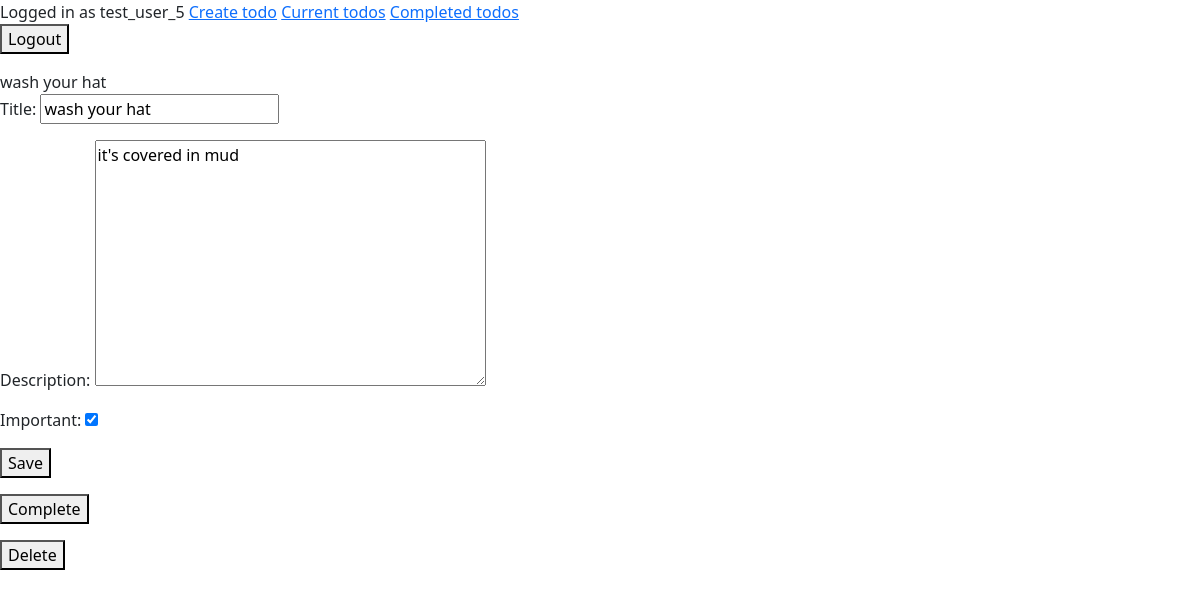
Screenshot of /todo/7 (signed in) with the database file from the repository.
### todo/models.py (models this page shows, shortened)
class todo_list_item(models.Model):
    title = models.CharField(max_length=100)
    description = models.TextField(blank=True)
    time_created = models.DateTimeField(auto_now_add=True)
    time_completed = models.DateTimeField(null=True, blank=True)
    important = models.BooleanField(default=False)
    user = models.ForeignKey(to=User, on_delete=models.CASCADE)

### todo/views.py (the view, shortened to what this page needs)
# urls.py: path('todo/<int:todo_pk>', views.view_todo, name='view_todo'),
@login_required
def view_todo(request, todo_pk):
    single_todo = get_object_or_404(todo_list_item,
                                    pk=todo_pk,
                                    user=request.user)  # ensures users can only open their own todos
    if request.method == 'GET':
        form = TodoForm(instance=single_todo)
        return render(request,
                      template_name='view_todo_template.html',
                      context={'single_todo_context':single_todo,
                               'prefilled_form':form})

### todo/forms.py
class TodoForm(ModelForm):
    class Meta:
        model = todo_list_item  # the model, taken from models.py
        fields = ['title', 'description', 'important']

### todo/templates/view_todo_template.html (shortened to what this page needs)
{% extends 'base_template.html' %}
{% block my_content %}
{{ single_todo_context.title }}
<form method="POST">
  {{ prefilled_form.as_p }}
  <button type="submit">Save</button>
</form>
<form method="POST" action="{% url 'complete_todo' single_todo_context.id %}">
  <button type="submit">Complete</button>
</form>
<form method="POST" action="{% url 'delete_todo' single_todo_context.id %}">
  <button type="submit">Delete</button>
</form>
{% endblock %}

### todo/templates/base_template.html (shortened to what this page needs)
<link href="https://cdn.jsdelivr.net/npm/bootstrap@5.1.3/dist/css/bootstrap.min.css" rel="stylesheet">
{% if user.is_authenticated %}
Logged in as {{ user.username }}
<a href="{% url 'create_todo' %}">Create todo</a>
<a href="{% url 'current_todos' %}">Current todos</a>
<a href="{% url 'completed_todos' %}">Completed todos</a>
<form action="{% url 'logoutuser' %}" method="post">
  <button type="submit">Logout</button>
</form>
{% else %}
<a href="{% url 'signupuser' %}">Signup</a>
<a href="{% url 'loginuser' %}">Login</a>
{% endif %}
{% block my_content %}
{% endblock %}

### rows the page displays
todo_list_item: title "wash your hat", description "it's covered in mud", important "☑"

### other values shown
{{ user.username }} "test_user_5"
